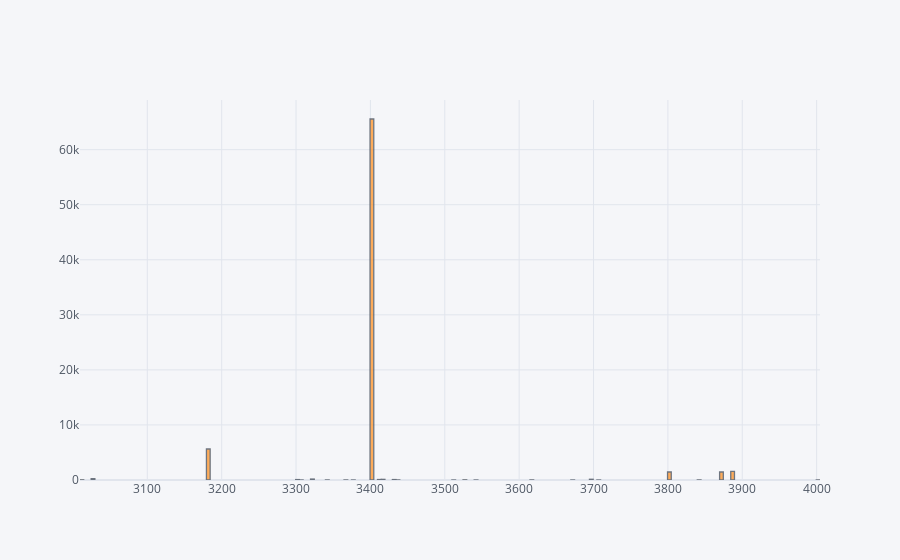

Source (notebook cell):
### Code cell
pd.DataFrame({'len':gen_len}).iplot(kind='histogram')

### Figure 1 — Plotly figure (JSON) as saved in the notebook; plotly's stock layout.template omitted (floating-point values rounded to 4 significant figures; data arrays with more than 128 entries replaced by an {"elided": "..."} marker saying what was removed)
{"data": [{"histfunc": "count", "histnorm": "", "marker": {"color": "rgba(255, 153, 51, 1.0)", "line": {"color": "#4D5663", "width": 1.3}}, "name": "len", "opacity": 0.8, "orientation": "v", "type": "histogram", "x": {"elided": "76739 int values"}}], "layout": {"autosize": true, "barmode": "overlay", "legend": {"bgcolor": "#F5F6F9", "font": {"color": "#4D5663"}}, "paper_bgcolor": "#F5F6F9", "plot_bgcolor": "#F5F6F9", "title": {"font": {"color": "#4D5663"}}, "xaxis": {"autorange": true, "gridcolor": "#E1E5ED", "range": [3010.0, 4004.0], "showgrid": true, "tickfont": {"color": "#4D5663"}, "title": {"font": {"color": "#4D5663"}, "text": ""}, "type": "linear", "zerolinecolor": "#E1E5ED"}, "yaxis": {"autorange": true, "gridcolor": "#E1E5ED", "range": [0, 69030.0], "showgrid": true, "tickfont": {"color": "#4D5663"}, "title": {"font": {"color": "#4D5663"}, "text": ""}, "zerolinecolor": "#E1E5ED"}}}
